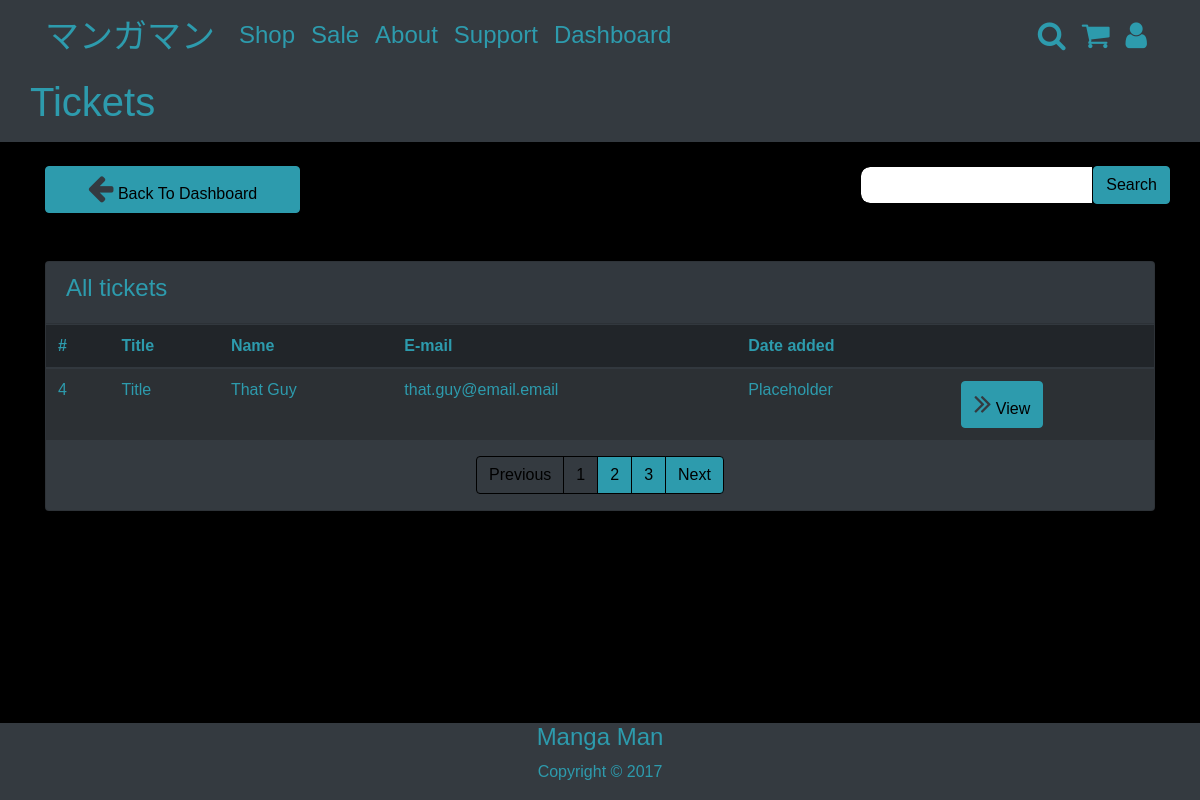
The app's page /tickets.php (signed in), older data.
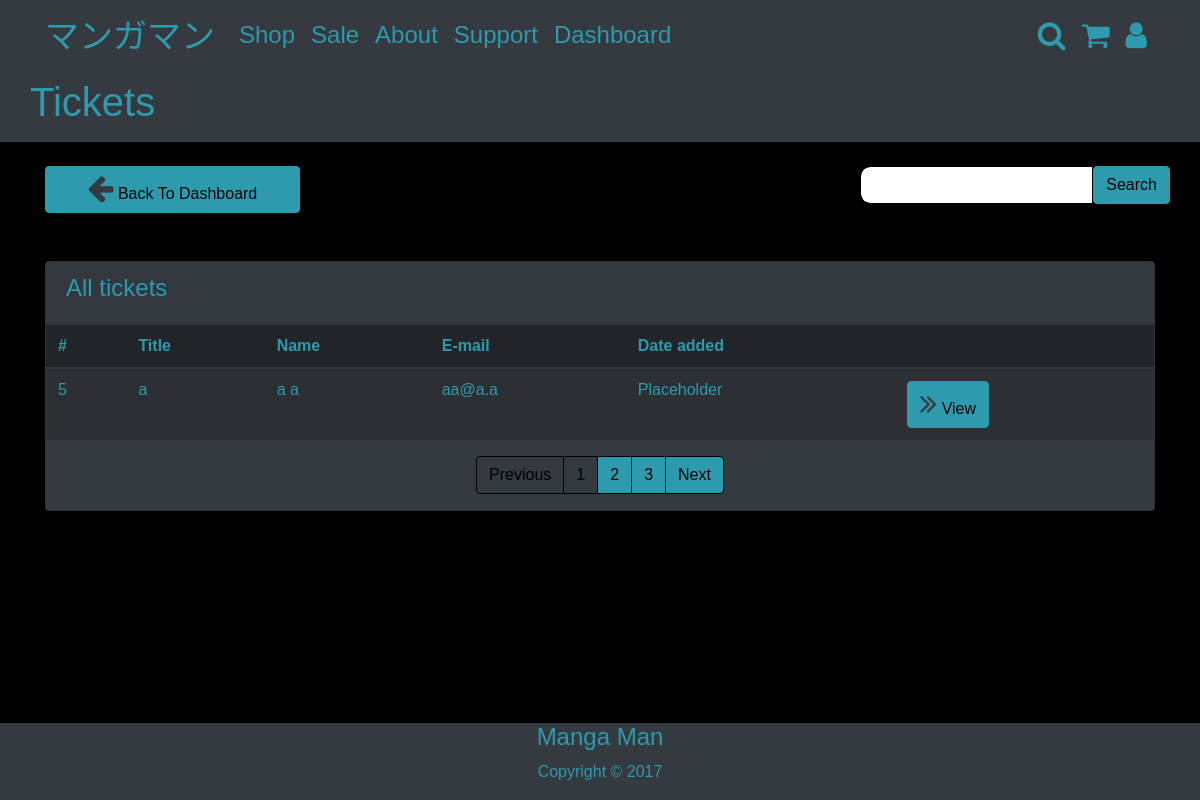
The same page, newer data.
### tables this page shows
CREATE TABLE `support` (
  `support_id` int(11) NOT NULL,
  `firstname` varchar(42) NOT NULL,
  `lastname` varchar(42) NOT NULL,
  `email` varchar(42) NOT NULL,
  `problem_title` varchar(128) NOT NULL,
  `problem` varchar(1000) NOT NULL
);

### tickets.php (the view, shortened to what this page needs)
<?php include("config/config.php"); ?>
<?php
if (isset($_SESSION['aaa'])&& $_SESSION['aaa']=='admin') {
  include('includes/adminheader.php');
}
elseif (isset($_SESSION['aaa'])&& $_SESSION['aaa']=='user'){
  include('includes/userheader.php');
} else {
  include('includes/header.php');
}
?>
<?php
if($_SESSION['aaa'] === 'admin') {
?>
<section class="bg-dark">
<div class="container py-2">
  <div class="row">
    <div class="col-mb-6">
      <h1>Tickets</h1>
    </div>
  </div>
</div>
</section>
<section id="post" class="py-4 mb-4">
  <div class="container">
    <div class="row">
      <div class="col-md-3 mr-auto">
        <a href="admin_panel.php" class="btn btn-primary btn-block">
          <i class="fa fa-arrow-left"></i> Back To Dashboard
        </a>
      </div>
      <div class="col-md6 ml-auto">
        <div class="input-group">
          <input type="text" class="form-control" palceholder="Search">
          <span class="input-group-btn">
            <button class="btn btn-primary">Search</button>
          </span>
        </div>
      </div>
    </div>
  </div>
</section>
<section id="posts">
  <div class="container">
    <div class="row">
      <div class="col md-9">
        <div class="card bg-dark">
          <div class="card-header">
            <h4>All tickets</h4>
          </div>
          <table class="table table-striped table-dark text-primary">
            <thead class="thead-inverse">
              <tr>
                <th>#</th>
                <th>Title</th>
                <th>Name</th>
                <th>E-mail</th>
                <th>Date added</th>
                <th></th>
              </tr>
            </thead>
            <tbody>
              <?php
              $user='SELECT * FROM support ORDER BY support_id DESC';
              $query = mysqli_query($connection,$user);
              while ($row = mysqli_fetch_array($query)) {
                echo '<tr>';
                echo '<td scope="row">'.$row['support_id'].'</td>';
                echo '<td>'.$row['problem_title'].'</td>';
                echo '<td>'.$row['firstname'].' '.$row['lastname'].'</td>';
                echo '<td>'.$row['email'].'</td>';
                echo '<td>Placeholder</td>';
                echo '<td><a href="ticket_details.php?id='.$row['support_id'].'" class="btn btn-primary">
                      <i class="fa fa-angle-double-right"></i> View</a></td>';
                echo '</tr>';
              }
              ?>
            </tbody>
          </table>
          <nav>
            <ul class="pagination justify-content-center">
              <li class="page-item disabled">
                <a class="page-link" href="#" tabindex="-1">Previous</a>
              </li>
              <li class="page-item active"><a class="page-link" href="#">1</a></li>
              <li class="page-item"><a class="page-link" href="#">2</a></li>
              <li class="page-item"><a class="page-link" href="#">3</a></li>
              <li class="page-item">
                <a class="page-link" href="#">Next</a>
              </li>
            </ul>
          </nav>
        </div>
      </div>
    </div>
  </div>
</section>
<?php
} else {
  header('Location: index.php');
}
?>
<?php include('includes/footer.php'); ?>

### includes/adminheader.php (shortened to what this page needs)
<html lang="en">
<head>
  <link rel="stylesheet" href="css/font-awesome.min.css">
  <link rel="stylesheet" href="css/bootstrap.css">
  <link rel="stylesheet" href="css/style.css">
</head>
<body>
  <section class="content">
    <nav class="navbar navbar-expand-sm py-0  bg-dark">
      <div class="container">
        <a class="navbar-brand" href="index.php"><img src="img/logo.svg"width="250" height="60" alt=""></a>
        <div class="collapse navbar-collapse" id="navbarCollapse">
          <ul class="navbar-nav">
            <li class="nav-item">
              <a class="nav-link" href="shop.php">Shop</a>
            </li>
            <li class="nav-item">
              <a class="nav-link" href="sale.php">Sale</a>
            </li>
            <li class="nav-item">
              <a class="nav-link" href="about.php">About</a>
            </li>
            <li class="nav-item">
              <a class="nav-link" href="support.php">Support</a>
            </li>
            <li class="nav-item">
              <a class="nav-link" href="admin_panel.php">Dashboard</a>
            </li>
        </ul>
      </div>
        <ul class="navbar-nav">
          <li class="nav-item"><a class="nav-link" href="#"><i class="fa fa-search"></i></li></a>
          <li class="nav-item"><a class="nav-link" href="cart.php"><i class="fa fa-shopping-cart"></i></li></a>
          <li class="nav-item"><a class="nav-link" href="login.php"><i class="fa fa-user"></i></li></a>
        </ul>
      </div>
    </nav>

### includes/footer.php (shortened to what this page needs)
</section>
<footer>
<section id="main-footer" class="bg-dark">
  <div class="container">
    <div class="row">
      <div class="col text-center">
        <div>
        <h4>Manga Man</h4>
        <p>Copyright &copy; 2017</p>
        </div>
      </div>
    </div>
  </div>
</section>
</footer>
</body>
</html>

### css/style.css (style rules this page uses)
html { height: 100px; }
body { font-family: 'Zud Juice', Arial, sans-serif; font-weight: normal; font-style: normal; color: #2d9bad; background-color: #000000; height:100vh; display: flex; flex-direction:column; }
.navbar-brand img { position: relative; width: 170px; background-size: contain; }
.content { flex:1 0 auto; flex-grow: 1; flex-shrink: 0; flex-basis: auto; }
.fa { position: relative; font-size: 30px; color: #2d9bad; background-size: contain; }
#post .fa { color: #343a40; }
#posts .fa { color: #343a40; }
.nav-link { font-size: 24px; }
.form-control { border-radius: 10px; }
a { color: #2d9bad; }

Row changes from the older to the newer data that the page shows:
removed support: support_id "4", problem_title "Title", firstname "That", lastname "Guy", email "that.guy@email.email"
added support: support_id "5", problem_title "a", firstname "a", lastname "a", email "aa@a.a"
